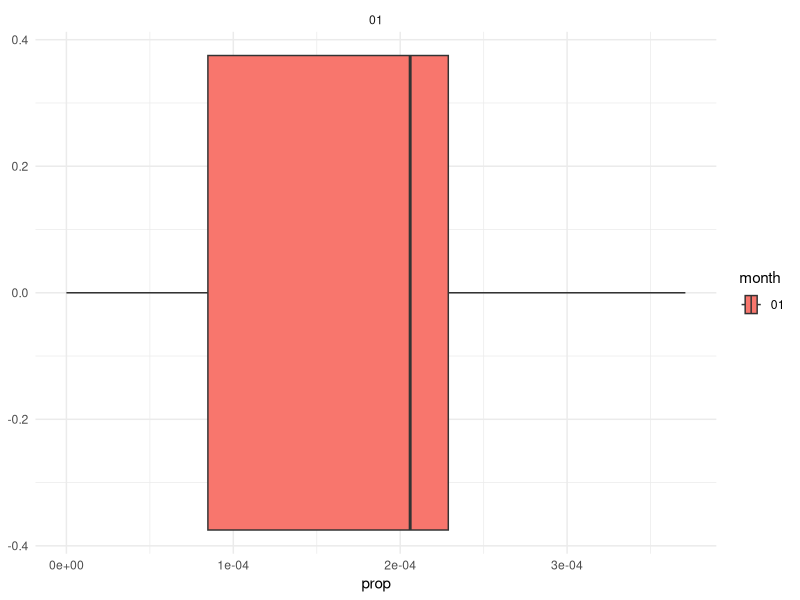
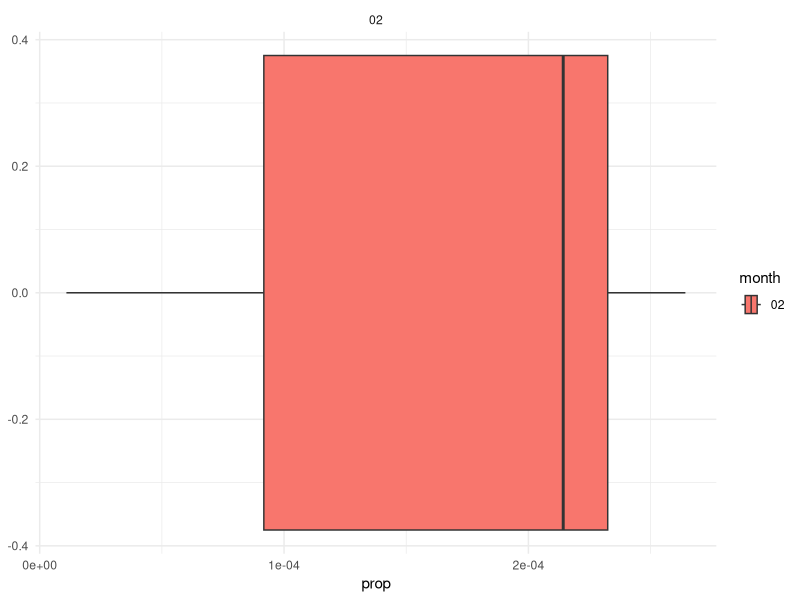
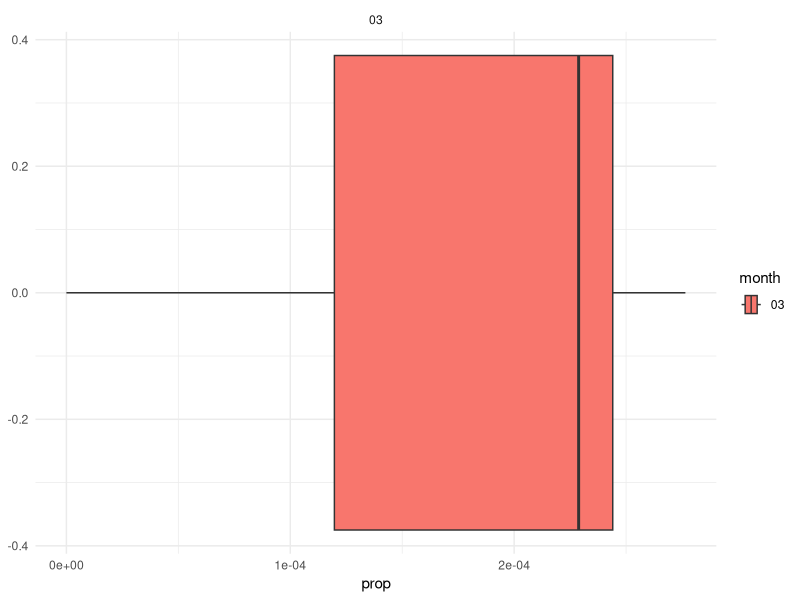
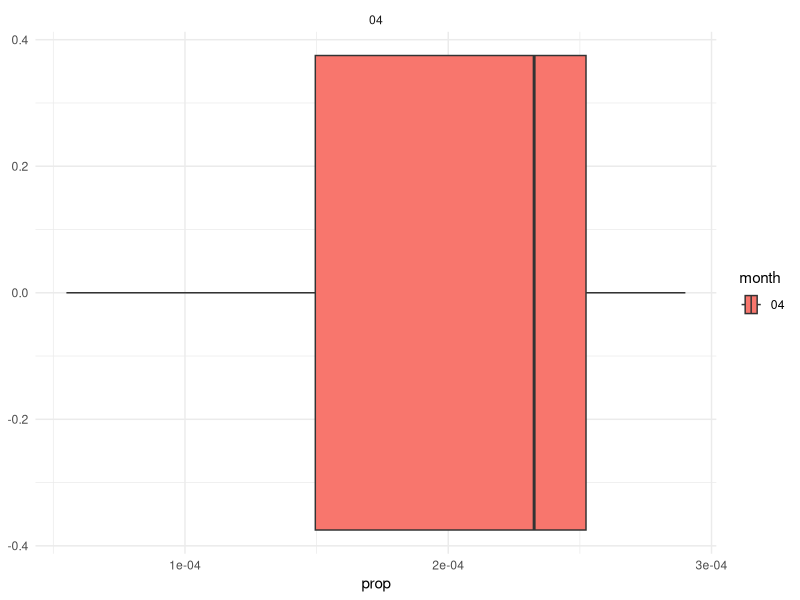
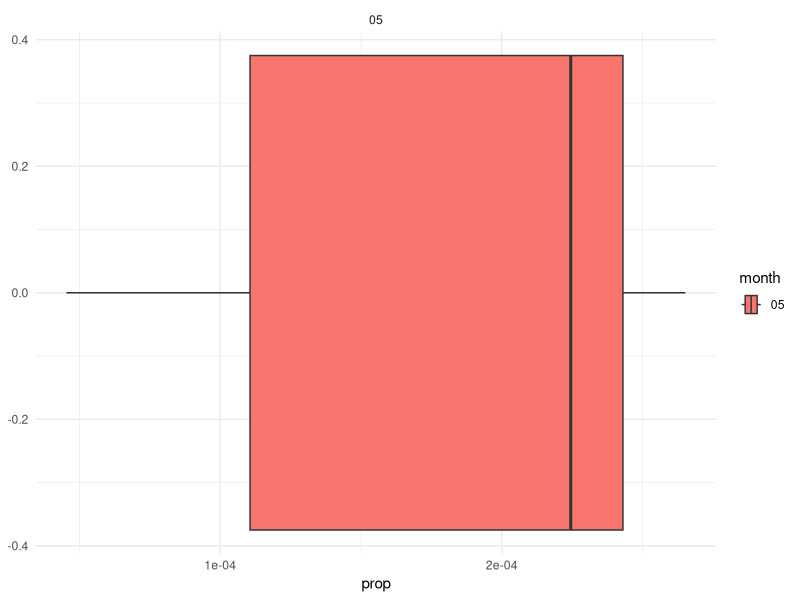
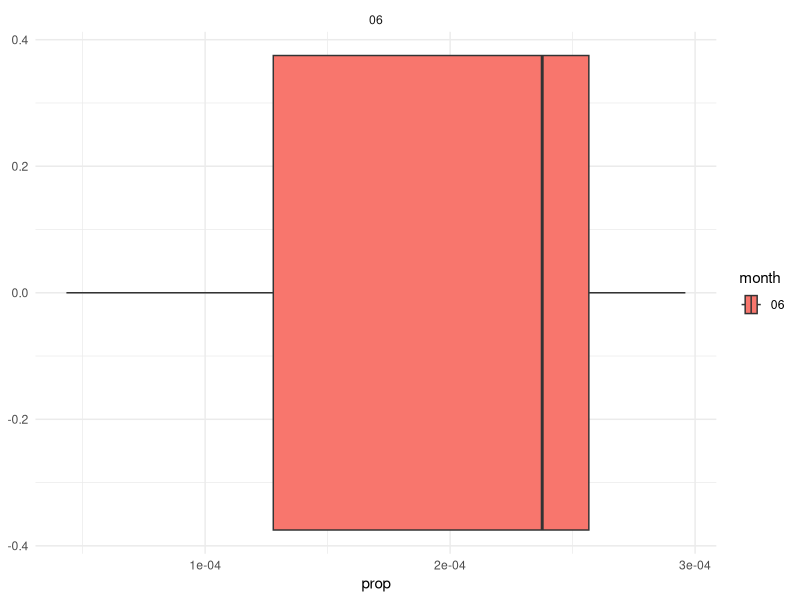
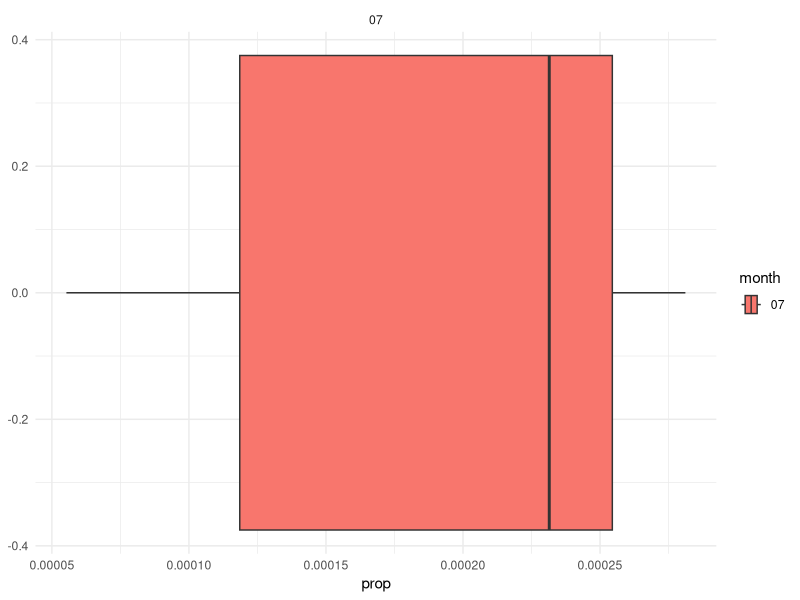
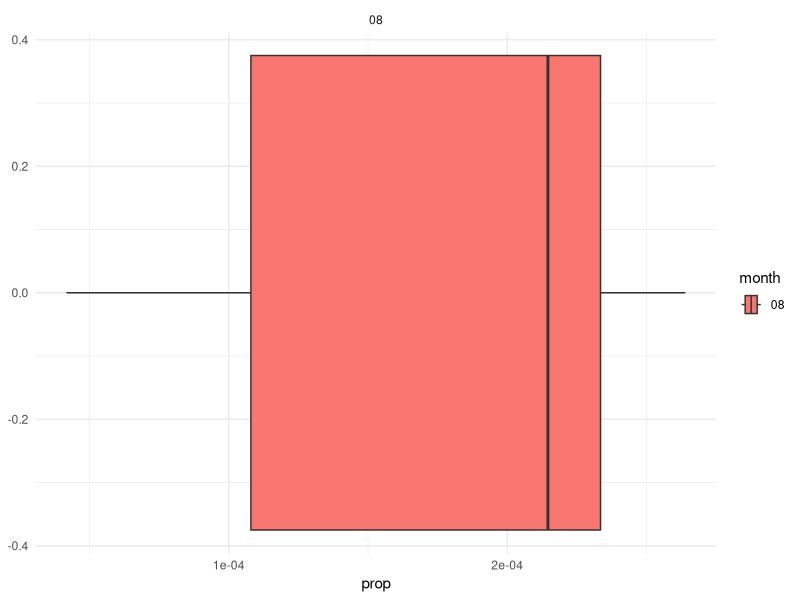

Write the R code that produced these figures, in order.
## ---- chunk 1
#| include: false

library(tidyverse)
## ---- chunk 2
sequence <- seq(mdy("01-01-2015"), mdy("12-31-2025"), by = "2 months")

sequence %>%
  map(~tibble(date = .x,
              year = year(.x),
              quarter = quarter(.x),
              ISOweek = isoweek(.x))) %>%
  list_rbind()
## ---- chunk 3
sample_dates <- c("2018-03-15", "2020-07-20", "2023-01-10", "2025-09-05")

difference <- sample_dates %>%
  tibble(dates = .) %>%
  mutate(monthdiff = interval(dates, lead(dates)) %/% months(1),
        weekdiff = interval(dates, lead(dates)) / dweeks(1)) %>%
  drop_na()
          
difference

## ---- chunk 4
#| output: false
wmata <- read.csv("wmata_ridership.csv")
str(wmata)

wmata <- wmata %>%
  mutate(prop = Total/sum(Total)) %>%
  filter(!substr(Date, 3, 4) == "04" & !substr(Date, 3, 4) == "05")

monthly <- wmata %>%
  group_split(month = substr(Date, 6, 7))

monthly

## ---- chunk 5
monthlyboxplots <- monthly %>%
  map(~ggplot(data = .x, aes(x = prop, fill = month)) +
  geom_boxplot() +
  facet_wrap(~month) +
  theme_minimal())

monthlyboxplots
